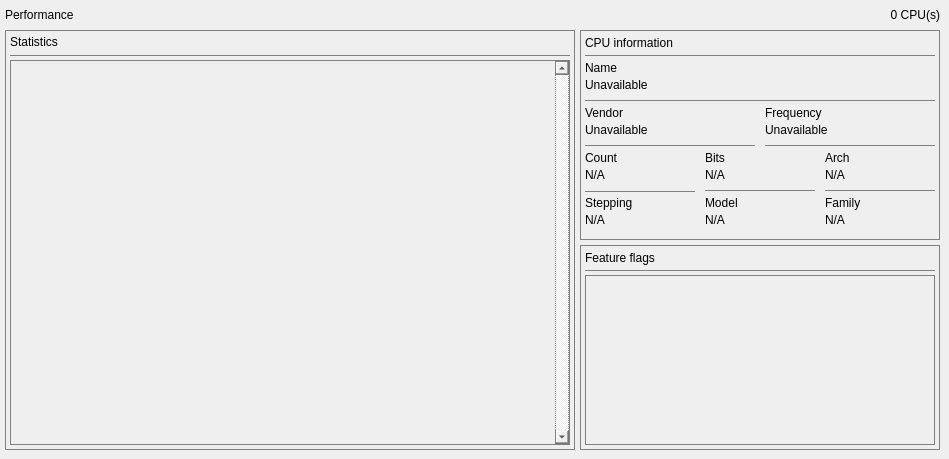
    <widget class="QWidget" name="perftabp">
     <property name="sizePolicy">
      <sizepolicy hsizetype="Fixed" vsizetype="Fixed">
       <horstretch>0</horstretch>
       <verstretch>0</verstretch>
      </sizepolicy>
     </property>
     <attribute name="title">
      <string>Performance</string>
     </attribute>
     <widget class="QLabel" name="perflabl">
      <property name="geometry">
       <rect>
        <x>5</x>
        <y>5</y>
        <width>460</width>
        <height>20</height>
       </rect>
      </property>
      <property name="sizePolicy">
       <sizepolicy hsizetype="Fixed" vsizetype="Fixed">
        <horstretch>0</horstretch>
        <verstretch>0</verstretch>
       </sizepolicy>
      </property>
      <property name="minimumSize">
       <size>
        <width>460</width>
        <height>20</height>
       </size>
      </property>
      <property name="maximumSize">
       <size>
        <width>460</width>
        <height>20</height>
       </size>
      </property>
      <property name="styleSheet">
       <string notr="true">font: 13pt &quot;Barlow&quot;;</string>
      </property>
      <property name="text">
       <string>Performance</string>
      </property>
     </widget>
     <widget class="QLabel" name="perfname">
      <property name="geometry">
       <rect>
        <x>480</x>
        <y>5</y>
        <width>460</width>
        <height>20</height>
       </rect>
      </property>
      <property name="sizePolicy">
       <sizepolicy hsizetype="Fixed" vsizetype="Fixed">
        <horstretch>0</horstretch>
        <verstretch>0</verstretch>
       </sizepolicy>
      </property>
      <property name="minimumSize">
       <size>
        <width>460</width>
        <height>20</height>
       </size>
      </property>
      <property name="maximumSize">
       <size>
        <width>460</width>
        <height>20</height>
       </size>
      </property>
      <property name="styleSheet">
       <string notr="true">font: 13pt &quot;Barlow&quot;;</string>
      </property>
      <property name="text">
       <string>0 CPU(s)</string>
      </property>
      <property name="alignment">
       <set>Qt::AlignRight|Qt::AlignTrailing|Qt::AlignVCenter</set>
      </property>
     </widget>
     <widget class="QFrame" name="perffrme">
      <property name="geometry">
       <rect>
        <x>5</x>
        <y>30</y>
        <width>570</width>
        <height>420</height>
       </rect>
      </property>
      <property name="sizePolicy">
       <sizepolicy hsizetype="Fixed" vsizetype="Fixed">
        <horstretch>0</horstretch>
        <verstretch>0</verstretch>
       </sizepolicy>
      </property>
      <property name="minimumSize">
       <size>
        <width>570</width>
        <height>420</height>
       </size>
      </property>
      <property name="maximumSize">
       <size>
        <width>570</width>
        <height>420</height>
       </size>
      </property>
      <property name="styleSheet">
       <string notr="true">background: transparent; border: 1px solid #808080;</string>
      </property>
      <property name="frameShape">
       <enum>QFrame::StyledPanel</enum>
      </property>
      <property name="frameShadow">
       <enum>QFrame::Raised</enum>
      </property>
      <widget class="Line" name="perfln01">
       <property name="geometry">
        <rect>
         <x>5</x>
         <y>25</y>
         <width>560</width>
         <height>1</height>
        </rect>
       </property>
       <property name="sizePolicy">
        <sizepolicy hsizetype="Fixed" vsizetype="Fixed">
         <horstretch>0</horstretch>
         <verstretch>0</verstretch>
        </sizepolicy>
       </property>
       <property name="minimumSize">
        <size>
         <width>560</width>
         <height>1</height>
        </size>
       </property>
       <property name="maximumSize">
        <size>
         <width>560</width>
         <height>1</height>
        </size>
       </property>
       <property name="orientation">
        <enum>Qt::Horizontal</enum>
       </property>
      </widget>
      <widget class="QLabel" name="perflb01">
       <property name="geometry">
        <rect>
         <x>5</x>
         <y>5</y>
         <width>560</width>
         <height>15</height>
        </rect>
       </property>
       <property name="sizePolicy">
        <sizepolicy hsizetype="Fixed" vsizetype="Fixed">
         <horstretch>0</horstretch>
         <verstretch>0</verstretch>
        </sizepolicy>
       </property>
       <property name="minimumSize">
        <size>
         <width>560</width>
         <height>15</height>
        </size>
       </property>
       <property name="maximumSize">
        <size>
         <width>560</width>
         <height>15</height>
        </size>
       </property>
       <property name="styleSheet">
        <string notr="true">font: 600 10pt &quot;Inter&quot;; border: none;</string>
       </property>
       <property name="text">
        <string>&lt;html&gt;&lt;head/&gt;&lt;body&gt;&lt;p&gt;Statistics&lt;/p&gt;&lt;/body&gt;&lt;/html&gt;</string>
       </property>
      </widget>
      <widget class="QListWidget" name="perflist">
       <property name="enabled">
        <bool>true</bool>
       </property>
       <property name="geometry">
        <rect>
         <x>5</x>
         <y>30</y>
         <width>560</width>
         <height>385</height>
        </rect>
       </property>
       <property name="sizePolicy">
        <sizepolicy hsizetype="Fixed" vsizetype="Fixed">
         <horstretch>0</horstretch>
         <verstretch>0</verstretch>
        </sizepolicy>
       </property>
       <property name="minimumSize">
        <size>
         <width>560</width>
         <height>385</height>
        </size>
       </property>
       <property name="maximumSize">
        <size>
         <width>560</width>
         <height>385</height>
        </size>
       </property>
       <property name="focusPolicy">
        <enum>Qt::NoFocus</enum>
       </property>
       <property name="styleSheet">
        <string notr="true">border-radius: 0px;</string>
       </property>
       <property name="verticalScrollBarPolicy">
        <enum>Qt::ScrollBarAlwaysOn</enum>
       </property>
       <property name="editTriggers">
        <set>QAbstractItemView::NoEditTriggers</set>
       </property>
       <property name="alternatingRowColors">
        <bool>false</bool>
       </property>
      </widget>
     </widget>
     <widget class="QFrame" name="cpuifrme">
      <property name="geometry">
       <rect>
        <x>580</x>
        <y>30</y>
        <width>360</width>
        <height>210</height>
       </rect>
      </property>
      <property name="sizePolicy">
       <sizepolicy hsizetype="Fixed" vsizetype="Fixed">
        <horstretch>0</horstretch>
        <verstretch>0</verstretch>
       </sizepolicy>
      </property>
      <property name="minimumSize">
       <size>
        <width>360</width>
        <height>210</height>
       </size>
      </property>
      <property name="maximumSize">
       <size>
        <width>360</width>
        <height>210</height>
       </size>
      </property>
      <property name="styleSheet">
       <string notr="true">background: transparent; border: 1px solid #808080;</string>
      </property>
      <property name="frameShape">
       <enum>QFrame::StyledPanel</enum>
      </property>
      <property name="frameShadow">
       <enum>QFrame::Raised</enum>
      </property>
      <widget class="QLabel" name="cpuiname">
       <property name="geometry">
        <rect>
         <x>5</x>
         <y>45</y>
         <width>350</width>
         <height>20</height>
        </rect>
       </property>
       <property name="sizePolicy">
        <sizepolicy hsizetype="Fixed" vsizetype="Fixed">
         <horstretch>0</horstretch>
         <verstretch>0</verstretch>
        </sizepolicy>
       </property>
       <property name="minimumSize">
        <size>
         <width>350</width>
         <height>20</height>
        </size>
       </property>
       <property name="maximumSize">
        <size>
         <width>350</width>
         <height>20</height>
        </size>
       </property>
       <property name="styleSheet">
        <string notr="true">font: 13pt &quot;Barlow&quot;; border: none;</string>
       </property>
       <property name="text">
        <string>Unavailable</string>
       </property>
      </widget>
      <widget class="QLabel" name="cpuilb02">
       <property name="geometry">
        <rect>
         <x>5</x>
         <y>30</y>
         <width>350</width>
         <height>15</height>
        </rect>
       </property>
       <property name="sizePolicy">
        <sizepolicy hsizetype="Fixed" vsizetype="Fixed">
         <horstretch>0</horstretch>
         <verstretch>0</verstretch>
        </sizepolicy>
       </property>
       <property name="minimumSize">
        <size>
         <width>350</width>
         <height>15</height>
        </size>
       </property>
       <property name="maximumSize">
        <size>
         <width>350</width>
         <height>15</height>
        </size>
       </property>
       <property name="styleSheet">
        <string notr="true">font: 10pt &quot;Inter&quot;; border: none;</string>
       </property>
       <property name="text">
        <string>Name</string>
       </property>
      </widget>
      <widget class="Line" name="cpuiln02">
       <property name="geometry">
        <rect>
         <x>5</x>
         <y>70</y>
         <width>350</width>
         <height>1</height>
        </rect>
       </property>
       <property name="sizePolicy">
        <sizepolicy hsizetype="Fixed" vsizetype="Fixed">
         <horstretch>0</horstretch>
         <verstretch>0</verstretch>
        </sizepolicy>
       </property>
       <property name="minimumSize">
        <size>
         <width>350</width>
         <height>1</height>
        </size>
       </property>
       <property name="maximumSize">
        <size>
         <width>350</width>
         <height>1</height>
        </size>
       </property>
       <property name="orientation">
        <enum>Qt::Horizontal</enum>
       </property>
      </widget>
      <widget class="QLabel" name="cpuilb03">
       <property name="geometry">
        <rect>
         <x>5</x>
         <y>75</y>
         <width>170</width>
         <height>15</height>
        </rect>
       </property>
       <property name="sizePolicy">
        <sizepolicy hsizetype="Fixed" vsizetype="Fixed">
         <horstretch>0</horstretch>
         <verstretch>0</verstretch>
        </sizepolicy>
       </property>
       <property name="minimumSize">
        <size>
         <width>170</width>
         <height>15</height>
        </size>
       </property>
       <property name="maximumSize">
        <size>
         <width>170</width>
         <height>15</height>
        </size>
       </property>
       <property name="styleSheet">
        <string notr="true">font: 10pt &quot;Inter&quot;; border: none;</string>
       </property>
       <property name="text">
        <string>Vendor</string>
       </property>
      </widget>
      <widget class="QLabel" name="cpuivend">
       <property name="geometry">
        <rect>
         <x>5</x>
         <y>90</y>
         <width>170</width>
         <height>20</height>
        </rect>
       </property>
       <property name="sizePolicy">
        <sizepolicy hsizetype="Fixed" vsizetype="Fixed">
         <horstretch>0</horstretch>
         <verstretch>0</verstretch>
        </sizepolicy>
       </property>
       <property name="minimumSize">
        <size>
         <width>170</width>
         <height>20</height>
        </size>
       </property>
       <property name="maximumSize">
        <size>
         <width>170</width>
         <height>20</height>
        </size>
       </property>
       <property name="styleSheet">
        <string notr="true">font: 13pt &quot;Barlow&quot;; border: none;</string>
       </property>
       <property name="text">
        <string>Unavailable</string>
       </property>
      </widget>
      <widget class="Line" name="cpuiln03">
       <property name="geometry">
        <rect>
         <x>5</x>
         <y>115</y>
         <width>170</width>
         <height>1</height>
        </rect>
       </property>
       <property name="sizePolicy">
        <sizepolicy hsizetype="Fixed" vsizetype="Fixed">
         <horstretch>0</horstretch>
         <verstretch>0</verstretch>
        </sizepolicy>
       </property>
       <property name="minimumSize">
        <size>
         <width>170</width>
         <height>1</height>
        </size>
       </property>
       <property name="maximumSize">
        <size>
         <width>170</width>
         <height>1</height>
        </size>
       </property>
       <property name="orientation">
        <enum>Qt::Horizontal</enum>
       </property>
      </widget>
      <widget class="QLabel" name="cpuibits">
       <property name="geometry">
        <rect>
         <x>125</x>
         <y>135</y>
         <width>110</width>
         <height>20</height>
        </rect>
       </property>
       <property name="sizePolicy">
        <sizepolicy hsizetype="Fixed" vsizetype="Fixed">
         <horstretch>0</horstretch>
         <verstretch>0</verstretch>
        </sizepolicy>
       </property>
       <property name="minimumSize">
        <size>
         <width>110</width>
         <height>20</height>
        </size>
       </property>
       <property name="maximumSize">
        <size>
         <width>110</width>
         <height>20</height>
        </size>
       </property>
       <property name="styleSheet">
        <string notr="true">font: 13pt &quot;Barlow&quot;; border: none;</string>
       </property>
       <property name="text">
        <string>N/A</string>
       </property>
      </widget>
      <widget class="Line" name="cpuiln06">
       <property name="geometry">
        <rect>
         <x>125</x>
         <y>160</y>
         <width>110</width>
         <height>1</height>
        </rect>
       </property>
       <property name="sizePolicy">
        <sizepolicy hsizetype="Fixed" vsizetype="Fixed">
         <horstretch>0</horstretch>
         <verstretch>0</verstretch>
        </sizepolicy>
       </property>
       <property name="minimumSize">
        <size>
         <width>110</width>
         <height>1</height>
        </size>
       </property>
       <property name="maximumSize">
        <size>
         <width>110</width>
         <height>1</height>
        </size>
       </property>
       <property name="orientation">
        <enum>Qt::Horizontal</enum>
       </property>
      </widget>
      <widget class="QLabel" name="cpuilb06">
       <property name="geometry">
        <rect>
         <x>125</x>
         <y>120</y>
         <width>110</width>
         <height>15</height>
        </rect>
       </property>
       <property name="sizePolicy">
        <sizepolicy hsizetype="Fixed" vsizetype="Fixed">
         <horstretch>0</horstretch>
         <verstretch>0</verstretch>
        </sizepolicy>
       </property>
       <property name="minimumSize">
        <size>
         <width>110</width>
         <height>15</height>
        </size>
       </property>
       <property name="maximumSize">
        <size>
         <width>110</width>
         <height>15</height>
        </size>
       </property>
       <property name="styleSheet">
        <string notr="true">font: 10pt &quot;Inter&quot;; border: none;</string>
       </property>
       <property name="text">
        <string>Bits</string>
       </property>
      </widget>
      <widget class="QLabel" name="cpuiarch">
       <property name="geometry">
        <rect>
         <x>245</x>
         <y>135</y>
         <width>110</width>
         <height>20</height>
        </rect>
       </property>
       <property name="sizePolicy">
        <sizepolicy hsizetype="Fixed" vsizetype="Fixed">
         <horstretch>0</horstretch>
         <verstretch>0</verstretch>
        </sizepolicy>
       </property>
       <property name="minimumSize">
        <size>
         <width>110</width>
         <height>20</height>
        </size>
       </property>
       <property name="maximumSize">
        <size>
         <width>110</width>
         <height>20</height>
        </size>
       </property>
       <property name="styleSheet">
        <string notr="true">font: 13pt &quot;Barlow&quot;; border: none;</string>
       </property>
       <property name="text">
        <string>N/A</string>
       </property>
      </widget>
      <widget class="QLabel" name="cpuilb07">
       <property name="geometry">
        <rect>
         <x>245</x>
         <y>120</y>
         <width>110</width>
         <height>15</height>
        </rect>
       </property>
       <property name="sizePolicy">
        <sizepolicy hsizetype="Fixed" vsizetype="Fixed">
         <horstretch>0</horstretch>
         <verstretch>0</verstretch>
        </sizepolicy>
       </property>
       <property name="minimumSize">
        <size>
         <width>110</width>
         <height>15</height>
        </size>
       </property>
       <property name="maximumSize">
        <size>
         <width>110</width>
         <height>15</height>
        </size>
       </property>
       <property name="styleSheet">
        <string notr="true">font: 10pt &quot;Inter&quot;; border: none;</string>
       </property>
       <property name="text">
        <string>Arch</string>
       </property>
      </widget>
      <widget class="Line" name="cpuiln07">
       <property name="geometry">
        <rect>
         <x>245</x>
         <y>160</y>
         <width>110</width>
         <height>1</height>
        </rect>
       </property>
       <property name="sizePolicy">
        <sizepolicy hsizetype="Fixed" vsizetype="Fixed">
         <horstretch>0</horstretch>
         <verstretch>0</verstretch>
        </sizepolicy>
       </property>
       <property name="minimumSize">
        <size>
         <width>110</width>
         <height>1</height>
        </size>
       </property>
       <property name="maximumSize">
        <size>
         <width>110</width>
         <height>1</height>
        </size>
       </property>
       <property name="orientation">
        <enum>Qt::Horizontal</enum>
       </property>
      </widget>
      <widget class="QLabel" name="cpuiqant">
       <property name="geometry">
        <rect>
         <x>5</x>
         <y>135</y>
         <width>110</width>
         <height>20</height>
        </rect>
       </property>
       <property name="sizePolicy">
        <sizepolicy hsizetype="Fixed" vsizetype="Fixed">
         <horstretch>0</horstretch>
         <verstretch>0</verstretch>
        </sizepolicy>
       </property>
       <property name="minimumSize">
        <size>
         <width>110</width>
         <height>20</height>
        </size>
       </property>
       <property name="maximumSize">
        <size>
         <width>110</width>
         <height>20</height>
        </size>
       </property>
       <property name="styleSheet">
        <string notr="true">font: 13pt &quot;Barlow&quot;; border: none;</string>
       </property>
       <property name="text">
        <string>N/A</string>
       </property>
      </widget>
      <widget class="Line" name="cpuiln05">
       <property name="geometry">
        <rect>
         <x>5</x>
         <y>161</y>
         <width>110</width>
         <height>1</height>
        </rect>
       </property>
       <property name="sizePolicy">
        <sizepolicy hsizetype="Fixed" vsizetype="Fixed">
         <horstretch>0</horstretch>
         <verstretch>0</verstretch>
        </sizepolicy>
       </property>
       <property name="minimumSize">
        <size>
         <width>110</width>
         <height>1</height>
        </size>
       </property>
       <property name="maximumSize">
        <size>
         <width>110</width>
         <height>1</height>
        </size>
       </property>
       <property name="orientation">
        <enum>Qt::Horizontal</enum>
       </property>
      </widget>
      <widget class="QLabel" name="cpuilb05">
       <property name="geometry">
        <rect>
         <x>5</x>
         <y>120</y>
         <width>110</width>
         <height>15</height>
        </rect>
       </property>
       <property name="sizePolicy">
        <sizepolicy hsizetype="Fixed" vsizetype="Fixed">
         <horstretch>0</horstretch>
         <verstretch>0</verstretch>
        </sizepolicy>
       </property>
       <property name="minimumSize">
        <size>
         <width>110</width>
         <height>15</height>
        </size>
       </property>
       <property name="maximumSize">
        <size>
         <width>110</width>
         <height>15</height>
        </size>
       </property>
       <property name="styleSheet">
        <string notr="true">font: 10pt &quot;Inter&quot;; border: none;</string>
       </property>
       <property name="text">
        <string>Count</string>
       </property>
      </widget>
      <widget class="QLabel" name="cpuilb09">
       <property name="geometry">
        <rect>
         <x>125</x>
         <y>165</y>
         <width>110</width>
         <height>15</height>
        </rect>
       </property>
       <property name="sizePolicy">
        <sizepolicy hsizetype="Fixed" vsizetype="Fixed">
         <horstretch>0</horstretch>
         <verstretch>0</verstretch>
        </sizepolicy>
       </property>
       <property name="minimumSize">
        <size>
         <width>110</width>
         <height>15</height>
        </size>
       </property>
       <property name="maximumSize">
        <size>
         <width>110</width>
         <height>15</height>
        </size>
       </property>
       <property name="styleSheet">
        <string notr="true">font: 10pt &quot;Inter&quot;; border: none;</string>
       </property>
       <property name="text">
        <string>Model</string>
       </property>
      </widget>
      <widget class="QLabel" name="cpuilb10">
       <property name="geometry">
        <rect>
         <x>245</x>
         <y>165</y>
         <width>110</width>
         <height>15</height>
        </rect>
       </property>
       <property name="sizePolicy">
        <sizepolicy hsizetype="Fixed" vsizetype="Fixed">
         <horstretch>0</horstretch>
         <verstretch>0</verstretch>
        </sizepolicy>
       </property>
       <property name="minimumSize">
        <size>
         <width>110</width>
         <height>15</height>
        </size>
       </property>
       <property name="maximumSize">
        <size>
         <width>110</width>
         <height>15</height>
        </size>
       </property>
       <property name="styleSheet">
        <string notr="true">font: 10pt &quot;Inter&quot;; border: none;</string>
       </property>
       <property name="text">
        <string>Family</string>
       </property>
      </widget>
      <widget class="QLabel" name="cpuifmly">
       <property name="geometry">
        <rect>
         <x>245</x>
         <y>180</y>
         <width>110</width>
         <height>20</height>
        </rect>
       </property>
       <property name="sizePolicy">
        <sizepolicy hsizetype="Fixed" vsizetype="Fixed">
         <horstretch>0</horstretch>
         <verstretch>0</verstretch>
        </sizepolicy>
       </property>
       <property name="minimumSize">
        <size>
         <width>110</width>
         <height>20</height>
        </size>
       </property>
       <property name="maximumSize">
        <size>
         <width>110</width>
         <height>20</height>
        </size>
       </property>
       <property name="styleSheet">
        <string notr="true">font: 13pt &quot;Barlow&quot;; border: none;</string>
       </property>
       <property name="text">
        <string>N/A</string>
       </property>
      </widget>
      <widget class="QLabel" name="cpuistep">
       <property name="geometry">
        <rect>
         <x>5</x>
         <y>180</y>
         <width>110</width>
         <height>20</height>
        </rect>
       </property>
       <property name="sizePolicy">
        <sizepolicy hsizetype="Fixed" vsizetype="Fixed">
         <horstretch>0</horstretch>
         <verstretch>0</verstretch>
        </sizepolicy>
       </property>
       <property name="minimumSize">
        <size>
         <width>110</width>
         <height>20</height>
        </size>
       </property>
       <property name="maximumSize">
        <size>
         <width>110</width>
         <height>20</height>
        </size>
       </property>
       <property name="styleSheet">
        <string notr="true">font: 13pt &quot;Barlow&quot;; border: none;</string>
       </property>
       <property name="text">
        <string>N/A</string>
       </property>
      </widget>
      <widget class="QLabel" name="cpuilb08">
       <property name="geometry">
        <rect>
         <x>5</x>
         <y>165</y>
         <width>110</width>
         <height>15</height>
        </rect>
       </property>
       <property name="sizePolicy">
        <sizepolicy hsizetype="Fixed" vsizetype="Fixed">
         <horstretch>0</horstretch>
         <verstretch>0</verstretch>
        </sizepolicy>
       </property>
       <property name="minimumSize">
        <size>
         <width>110</width>
         <height>15</height>
        </size>
       </property>
       <property name="maximumSize">
        <size>
         <width>110</width>
         <height>15</height>
        </size>
       </property>
       <property name="styleSheet">
        <string notr="true">font: 10pt &quot;Inter&quot;; border: none;</string>
       </property>
       <property name="text">
        <string>Stepping</string>
       </property>
      </widget>
      <widget class="QLabel" name="cpuimodl">
       <property name="geometry">
        <rect>
         <x>125</x>
         <y>180</y>
         <width>110</width>
         <height>20</height>
        </rect>
       </property>
       <property name="sizePolicy">
        <sizepolicy hsizetype="Fixed" vsizetype="Fixed">
         <horstretch>0</horstretch>
         <verstretch>0</verstretch>
        </sizepolicy>
       </property>
       <property name="minimumSize">
        <size>
         <width>110</width>
         <height>20</height>
        </size>
       </property>
       <property name="maximumSize">
        <size>
         <width>110</width>
         <height>20</height>
        </size>
       </property>
       <property name="styleSheet">
        <string notr="true">font: 13pt &quot;Barlow&quot;; border: none;</string>
       </property>
       <property name="text">
        <string>N/A</string>
       </property>
      </widget>
      <widget class="QLabel" name="cpuifreq">
       <property name="geometry">
        <rect>
         <x>185</x>
         <y>90</y>
         <width>170</width>
         <height>20</height>
        </rect>
       </property>
       <property name="sizePolicy">
        <sizepolicy hsizetype="Fixed" vsizetype="Fixed">
         <horstretch>0</horstretch>
         <verstretch>0</verstretch>
        </sizepolicy>
       </property>
       <property name="minimumSize">
        <size>
         <width>170</width>
         <height>20</height>
        </size>
       </property>
       <property name="maximumSize">
        <size>
         <width>170</width>
         <height>20</height>
        </size>
       </property>
       <property name="styleSheet">
        <string notr="true">font: 13pt &quot;Barlow&quot;; border: none;</string>
       </property>
       <property name="text">
        <string>Unavailable</string>
       </property>
      </widget>
      <widget class="Line" name="cpuiln04">
       <property name="geometry">
        <rect>
         <x>185</x>
         <y>115</y>
         <width>170</width>
         <height>1</height>
        </rect>
       </property>
       <property name="sizePolicy">
        <sizepolicy hsizetype="Fixed" vsizetype="Fixed">
         <horstretch>0</horstretch>
         <verstretch>0</verstretch>
        </sizepolicy>
       </property>
       <property name="minimumSize">
        <size>
         <width>170</width>
         <height>1</height>
        </size>
       </property>
       <property name="maximumSize">
        <size>
         <width>170</width>
         <height>1</height>
        </size>
       </property>
       <property name="orientation">
        <enum>Qt::Horizontal</enum>
       </property>
      </widget>
      <widget class="QLabel" name="cpuilb04">
       <property name="geometry">
        <rect>
         <x>185</x>
         <y>75</y>
         <width>170</width>
         <height>15</height>
        </rect>
       </property>
       <property name="sizePolicy">
        <sizepolicy hsizetype="Fixed" vsizetype="Fixed">
         <horstretch>0</horstretch>
         <verstretch>0</verstretch>
        </sizepolicy>
       </property>
       <property name="minimumSize">
        <size>
         <width>170</width>
         <height>15</height>
        </size>
       </property>
       <property name="maximumSize">
        <size>
         <width>170</width>
         <height>15</height>
        </size>
       </property>
       <property name="styleSheet">
        <string notr="true">font: 10pt &quot;Inter&quot;; border: none;</string>
       </property>
       <property name="text">
        <string>Frequency</string>
       </property>
      </widget>
      <widget class="Line" name="cpuiln01">
       <property name="geometry">
        <rect>
         <x>5</x>
         <y>25</y>
         <width>350</width>
         <height>1</height>
        </rect>
       </property>
       <property name="sizePolicy">
        <sizepolicy hsizetype="Fixed" vsizetype="Fixed">
         <horstretch>0</horstretch>
         <verstretch>0</verstretch>
        </sizepolicy>
       </property>
       <property name="minimumSize">
        <size>
         <width>350</width>
         <height>1</height>
        </size>
       </property>
       <property name="maximumSize">
        <size>
         <width>350</width>
         <height>1</height>
        </size>
       </property>
       <property name="orientation">
        <enum>Qt::Horizontal</enum>
       </property>
      </widget>
      <widget class="QLabel" name="cpuilb01">
       <property name="geometry">
        <rect>
         <x>5</x>
         <y>5</y>
         <width>350</width>
         <height>15</height>
        </rect>
       </property>
       <property name="sizePolicy">
        <sizepolicy hsizetype="Fixed" vsizetype="Fixed">
         <horstretch>0</horstretch>
         <verstretch>0</verstretch>
        </sizepolicy>
       </property>
       <property name="minimumSize">
        <size>
         <width>350</width>
         <height>15</height>
        </size>
       </property>
       <property name="maximumSize">
        <size>
         <width>350</width>
         <height>15</height>
        </size>
       </property>
       <property name="styleSheet">
        <string notr="true">font: 600 10pt &quot;Inter&quot;; border: none;</string>
       </property>
       <property name="text">
        <string>CPU information</string>
       </property>
      </widget>
     </widget>
     <widget class="QFrame" name="feflfrme">
      <property name="geometry">
       <rect>
        <x>580</x>
        <y>245</y>
        <width>360</width>
        <height>205</height>
       </rect>
      </property>
      <property name="sizePolicy">
       <sizepolicy hsizetype="Fixed" vsizetype="Fixed">
        <horstretch>0</horstretch>
        <verstretch>0</verstretch>
       </sizepolicy>
      </property>
      <property name="minimumSize">
       <size>
        <width>360</width>
        <height>205</height>
       </size>
      </property>
      <property name="maximumSize">
       <size>
        <width>360</width>
        <height>205</height>
       </size>
      </property>
      <property name="styleSheet">
       <string notr="true">background: transparent; border: 1px solid #808080;</string>
      </property>
      <property name="frameShape">
       <enum>QFrame::StyledPanel</enum>
      </property>
      <property name="frameShadow">
       <enum>QFrame::Raised</enum>
      </property>
      <widget class="QListWidget" name="fefllist">
       <property name="geometry">
        <rect>
         <x>5</x>
         <y>30</y>
         <width>350</width>
         <height>170</height>
        </rect>
       </property>
       <property name="sizePolicy">
        <sizepolicy hsizetype="Fixed" vsizetype="Fixed">
         <horstretch>0</horstretch>
         <verstretch>0</verstretch>
        </sizepolicy>
       </property>
       <property name="minimumSize">
        <size>
         <width>350</width>
         <height>170</height>
        </size>
       </property>
       <property name="maximumSize">
        <size>
         <width>350</width>
         <height>170</height>
        </size>
       </property>
       <property name="styleSheet">
        <string notr="true">font: 10pt &quot;Inter&quot;; border-radius: 0px;</string>
       </property>
      </widget>
      <widget class="QLabel" name="fefllb01">
       <property name="geometry">
        <rect>
         <x>5</x>
         <y>5</y>
         <width>350</width>
         <height>15</height>
        </rect>
       </property>
       <property name="sizePolicy">
        <sizepolicy hsizetype="Fixed" vsizetype="Fixed">
         <horstretch>0</horstretch>
         <verstretch>0</verstretch>
        </sizepolicy>
       </property>
       <property name="minimumSize">
        <size>
         <width>350</width>
         <height>15</height>
        </size>
       </property>
       <property name="maximumSize">
        <size>
         <width>350</width>
         <height>15</height>
        </size>
       </property>
       <property name="styleSheet">
        <string notr="true">font: 600 10pt &quot;Inter&quot;; border: none;</string>
       </property>
       <property name="text">
        <string>Feature flags</string>
       </property>
      </widget>
      <widget class="Line" name="feflln01">
       <property name="geometry">
        <rect>
         <x>5</x>
         <y>25</y>
         <width>350</width>
         <height>1</height>
        </rect>
       </property>
       <property name="sizePolicy">
        <sizepolicy hsizetype="Fixed" vsizetype="Fixed">
         <horstretch>0</horstretch>
         <verstretch>0</verstretch>
        </sizepolicy>
       </property>
       <property name="minimumSize">
        <size>
         <width>350</width>
         <height>1</height>
        </size>
       </property>
       <property name="maximumSize">
        <size>
         <width>350</width>
         <height>1</height>
        </size>
       </property>
       <property name="orientation">
        <enum>Qt::Horizontal</enum>
       </property>
      </widget>
     </widget>
    </widget>
